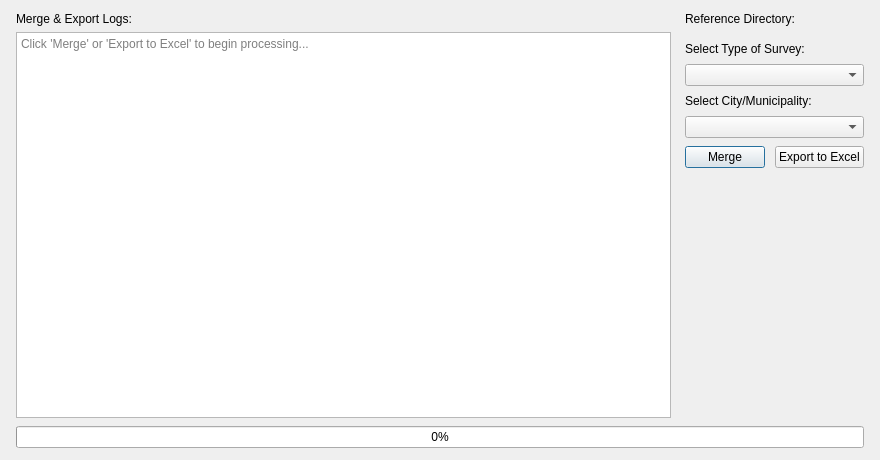
<?xml version="1.0" encoding="UTF-8"?>
<ui version="4.0">
 <class>Dialog</class>
 <widget class="QDialog" name="Dialog">
  <property name="geometry">
   <rect>
    <x>0</x>
    <y>0</y>
    <width>880</width>
    <height>460</height>
   </rect>
  </property>
  <property name="minimumSize">
   <size>
    <width>0</width>
    <height>0</height>
   </size>
  </property>
  <property name="windowTitle">
   <string>GeoFASU_Ori - Convert Geopackage to Excel</string>
  </property>
  <layout class="QVBoxLayout" name="rootLayout">
   <property name="spacing">
    <number>8</number>
   </property>
   <property name="leftMargin">
    <number>16</number>
   </property>
   <property name="topMargin">
    <number>12</number>
   </property>
   <property name="rightMargin">
    <number>16</number>
   </property>
   <property name="bottomMargin">
    <number>12</number>
   </property>
   <item>
    <layout class="QHBoxLayout" name="mainHorizontalLayout">
     <property name="spacing">
      <number>14</number>
     </property>
     <!-- LEFT COLUMN: Logs & Alerts -->
   <item>
    <layout class="QVBoxLayout" name="leftLayout">
     <property name="spacing">
      <number>6</number>
     </property>
     <item>
      <widget class="QLabel" name="label_logs">
       <property name="text">
        <string>Merge &amp; Export Logs:</string>
       </property>
      </widget>
     </item>
     <item>
      <widget class="QPlainTextEdit" name="logsTextEdit">
       <property name="readOnly">
        <bool>true</bool>
       </property>
       <property name="placeholderText">
        <string>Click 'Merge' or 'Export to Excel' to begin processing...</string>
       </property>
      </widget>
     </item>
    </layout>
   </item>
   <!-- RIGHT COLUMN: Controls -->
   <item>
    <layout class="QVBoxLayout" name="rightLayout">
     <property name="spacing">
      <number>8</number>
     </property>
     <item>
      <widget class="QLabel" name="label_1">
       <property name="text">
        <string>Reference Directory:</string>
       </property>
      </widget>
     </item>
     <item>
      <widget class="QgsFileWidget" name="fileWidget">
       <property name="storageMode">
        <enum>QgsFileWidget::GetDirectory</enum>
       </property>
      </widget>
     </item>
     <item>
      <widget class="QLabel" name="label_2">
       <property name="text">
        <string>Select Type of Survey:</string>
       </property>
      </widget>
     </item>
     <item>
      <widget class="QComboBox" name="comboxNOS"/>
     </item>
     <item>
      <widget class="QLabel" name="label_3">
       <property name="text">
        <string>Select City/Municipality:</string>
       </property>
      </widget>
     </item>
     <item>
      <widget class="QComboBox" name="comboxMun"/>
     </item>
     <item>
      <layout class="QHBoxLayout" name="buttonLayout">
       <property name="spacing">
        <number>10</number>
       </property>
       <item>
        <widget class="QPushButton" name="mergeBtn">
         <property name="minimumSize">
   <size>
    <width>0</width>
    <height>0</height>
   </size>
  </property>
         <property name="cursor">
          <cursorShape>PointingHandCursor</cursorShape>
         </property>
         <property name="text">
          <string>Merge</string>
         </property>
        </widget>
       </item>
       <item>
        <widget class="QPushButton" name="exportBtn">
         <property name="minimumSize">
   <size>
    <width>0</width>
    <height>0</height>
   </size>
  </property>
         <property name="cursor">
          <cursorShape>PointingHandCursor</cursorShape>
         </property>
         <property name="text">
          <string>Export to Excel</string>
         </property>
        </widget>
       </item>
      </layout>
     </item>
     <item>
      <spacer name="verticalSpacer">
       <property name="orientation">
        <enum>Qt::Vertical</enum>
       </property>
       <property name="sizeHint" stdset="0">
        <size>
         <width>20</width>
         <height>10</height>
        </size>
       </property>
      </spacer>
     </item>
    </layout>
   </item>
  </layout>
 </item>
 <item>
   <widget class="QProgressBar" name="progressBar">
       <property name="value">
        <number>0</number>
       </property>
       <property name="alignment">
        <set>Qt::AlignCenter</set>
       </property>
      </widget>
  </item>
</layout>
</widget>
<customwidgets>
  <customwidget>
   <class>QgsFileWidget</class>
   <extends>QWidget</extends>
   <header>qgsfilewidget.h</header>
  </customwidget>
 </customwidgets>
 <resources/>
 <connections/>
</ui>
